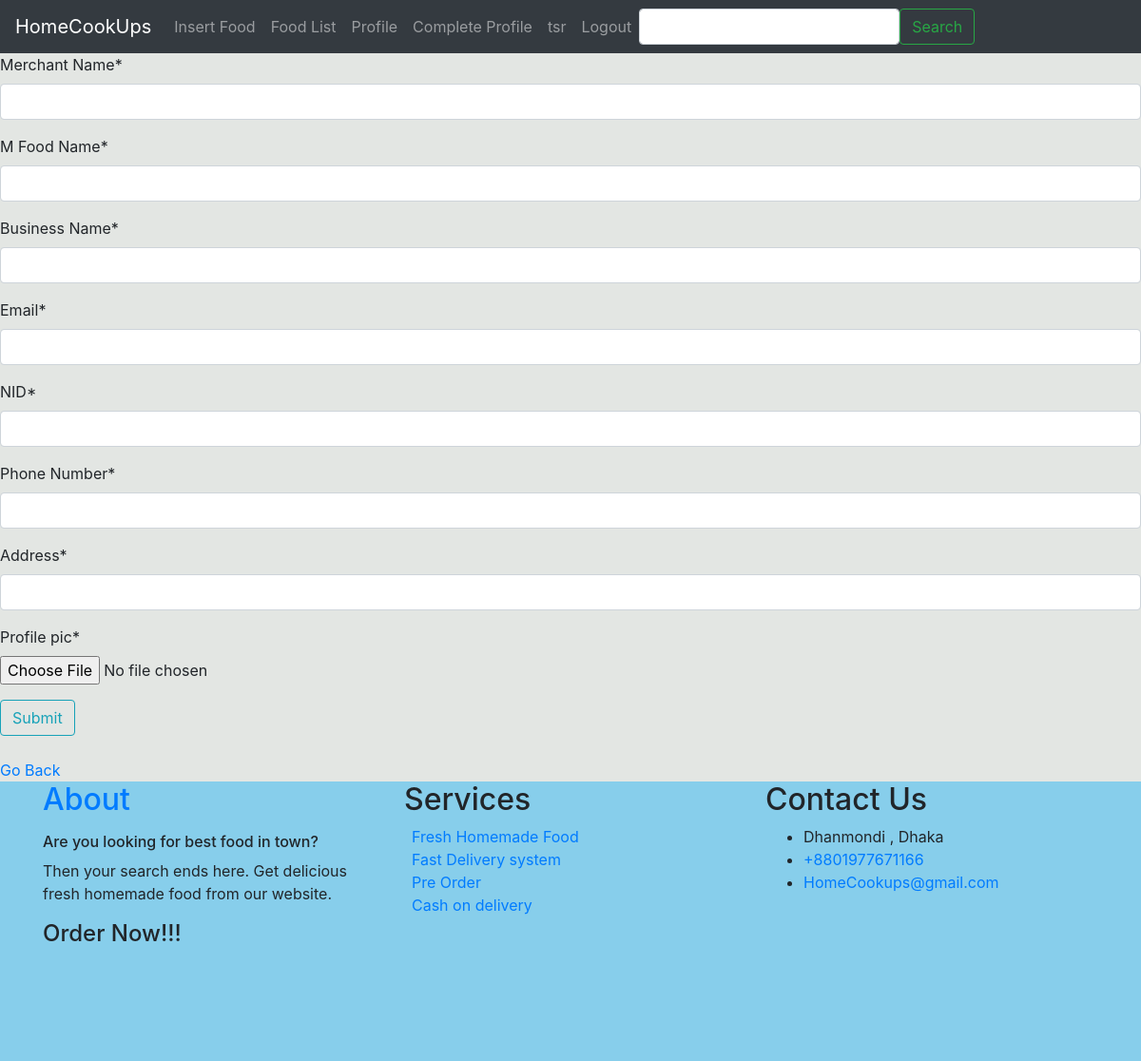
/CompleteProfile/ (signed in), run on an earlier commit of the app's database.
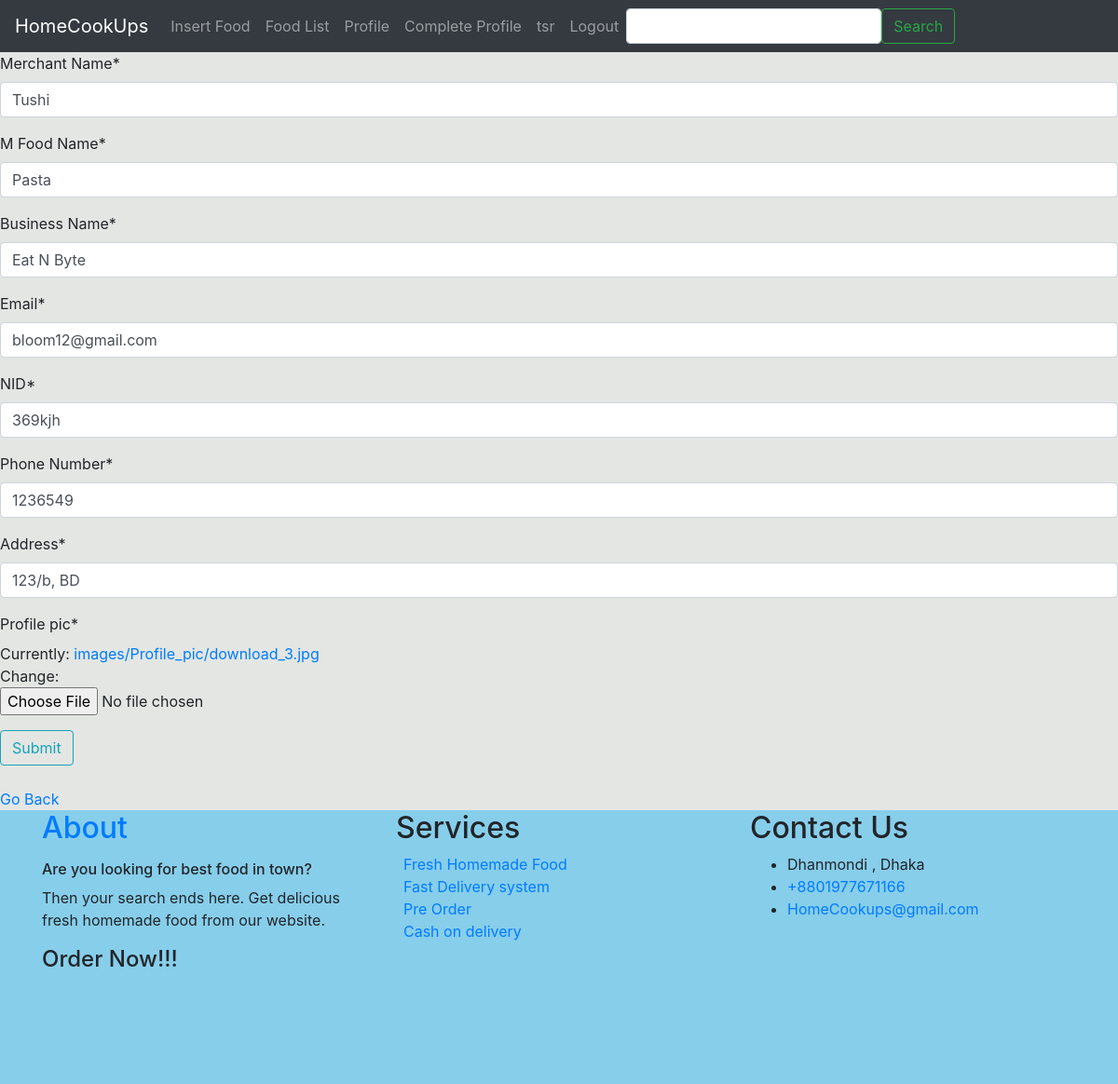
And on a later commit of the database.
### MerchantManagement/models.py (models this page shows, shortened)
class Merchant(models.Model):
    Merchant_Name = models.CharField(max_length=100)
    M_Food_Name = models.CharField(max_length=200)
    Business_Name = models.CharField(max_length=200)
    Email = models.EmailField(max_length=200)
    NID = models.CharField(max_length=200)
    Phone_Number = models.IntegerField()
    Address = models.CharField(max_length=200)
    Profile_pic = models.ImageField(upload_to='images/Profile_pic/',default='default.jpg')
    user=models.ForeignKey(User,on_delete=models.SET_NULL,null=True,blank=True)

### MerchantManagement/views.py (the view, shortened to what this page needs)
# urls.py: path('CompleteProfile/', merchant_views.createProfile, name='Complete_Profile'),
@login_required
def createProfile(request):
    merchant_list=Merchant.objects.filter(user=request.user)
    if len(merchant_list) != 0:
        merchant = Merchant.objects.get(user=request.user)
        form = MerchantForm(initial={'Merchant_Name': merchant.Merchant_Name,
                                     'M_Food_Name': merchant.M_Food_Name,
                                     'Business_Name': merchant.Business_Name,
                                     'Email': merchant.Email,
                                     'NID': merchant.NID,
                                     'Phone_Number': merchant.Phone_Number,
                                     'Address': merchant.Address,
                                     'Profile_pic': merchant.Profile_pic,
                                     })
    else:
        merchant = None
        form = MerchantForm()
    context = {
        'form': form
    }
    return render(request, 'MerchantManagement/editMerchant_Profile.html', context)

### MerchantManagement/forms.py
class MerchantForm(forms.ModelForm):
    class Meta:
        model = Merchant
        fields = ('Merchant_Name','M_Food_Name','Business_Name','Email','NID','Phone_Number','Address','Profile_pic')

### templates/MerchantManagement/editMerchant_Profile.html (shortened to what this page needs)
{% extends 'merchant_base.html' %}
{% load crispy_forms_tags %}
{% block content %}
<form method="POST" enctype="multipart/form-data">
    {{ form | crispy }}
    <button type="submit" class="btn btn-outline-info">Submit</button>
</form>
{% endblock content %}

What changed in the data, as far as the page shows it:
added Merchant: Merchant_Name "Tushi", M_Food_Name "Pasta", Business_Name "Eat N Byte", Email "bloom12@gmail.com", NID "369kjh", Phone_Number "1236549", Address "123/b, BD"
Also different on the page:
text no longer shown: "Merchant Name * M Food Name * Business Name * Email * NID * Phone Number * Address * Profile pic *"
text now shown: "Merchant Name * M Food Name * Business Name * Email * NID * Phone Number * Address * Profile pic * Currently: images/Profile_pic/download_3.jpg Change:"
